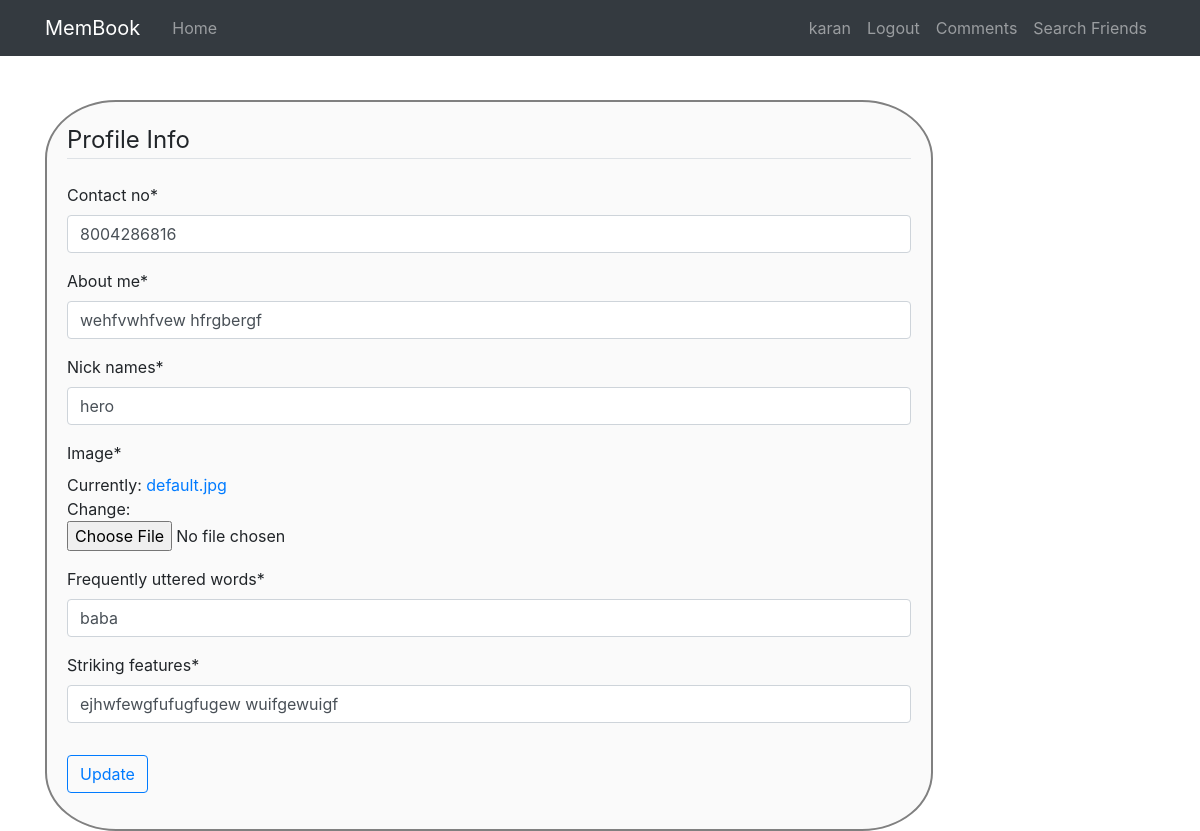
Page /user/profile/ (signed in) on the committed database.
### users/models.py (models this page shows, shortened)
class Profile(models.Model):
    user  = models.OneToOneField(User, on_delete=models.CASCADE)
    image = models.ImageField(default='default.jpg', upload_to='profile_pics')
    contact_no = models.PositiveIntegerField(default=91)
    nick_names = models.CharField(max_length=200, default=True)
    frequently_uttered_words = models.CharField(max_length=300, default = True)
    striking_features = models.CharField(max_length=300,null=True)
    about_me = models.CharField(max_length=300,null=True)

### users/views.py (the view)
# urls.py: path('user/profile/',profile),
def profile(request):
    current_user = request.user
    if request.method == 'POST':
        form = ProfileUpdateForm(request.POST)
        if form.is_valid():
            contact_no = form.cleaned_data['contact_no']
            about_me = form.cleaned_data['about_me']
            nick_names = form.cleaned_data['nick_names']
            image = form.cleaned_data['image']
            frequently_uttered_words = form.cleaned_data['frequently_uttered_words']
            striking_features = form.cleaned_data['striking_features']
            try:
                profile = Profile.objects.get(user=current_user)
                profile.contact_no=contact_no
                profile.about_me=about_me
                profile.nick_names=nick_names
                profile.image=image
                profile.frequently_uttered_words=frequently_uttered_words
                profile.striking_features=striking_features
                profile.save()
            except Exception as e:
                profile = Profile(
                    user=current_user,
                    contact_no=contact_no,
                    about_me=about_me,
                    nick_names=nick_names,
                    image=image,
                    frequently_uttered_words=frequently_uttered_words,
                    striking_features=striking_features,
                )
                profile.save()
            return redirect("/user/searchfriends/")
    else:
        form = ProfileUpdateForm()
    try:
        profile = Profile.objects.get(user=current_user)
        form.fields['contact_no'].initial = profile.contact_no
        form.fields['about_me'].initial = profile.about_me
        form.fields['nick_names'].initial = profile.nick_names
        form.fields['image'].initial = profile.image
        form.fields['frequently_uttered_words'].initial = profile.frequently_uttered_words
        form.fields['striking_features'].initial = profile.striking_features
    except Exception as e:
        pass
    return render(request, 'user/profile.html', {'form': form})

### users/forms.py
class ProfileUpdateForm(forms.ModelForm):
    class Meta:
        model = Profile
        fields = ['contact_no','about_me','nick_names','image','frequently_uttered_words','striking_features']

### template/user/profile.html (shortened to what this page needs)
{% extends "base.html" %}
{% load crispy_forms_tags %}
{% block content %}
    <div class="content-section" style = "border:2px solid gray; border-radius: 8%; width:80%; background-color: rgba(242, 242, 242,0.4) ;padding:20px">
      <form method="POST" enctype="multipart/form-data">
          <fieldset class="form-group">
              <legend class="border-bottom mb-4">Profile Info</legend>
              {{ form|crispy }}
          </fieldset>
          <div class="form-group">
              <button class="btn btn-outline-primary  " type="submit">Update</button>
          </div>
      </form>
    </div>
{% endblock content %}

### template/base.html (shortened to what this page needs)
<!DOCTYPE html>
<html>
<head>
  <link rel="stylesheet" href="https://stackpath.bootstrapcdn.com/bootstrap/4.3.1/css/bootstrap.min.css">
  <link rel="stylesheet" href="https://cdnjs.cloudflare.com/ajax/libs/font-awesome/4.7.0/css/font-awesome.min.css">
</head>
<body class="img-fluid" style="background-image: url('https://images.wallpaperscraft.com/image/light_spots_background_texture_surface_50503_3840x2400.jpg');background-repeat: no-repeat;">
    <header class="site-header">
      <nav class="navbar navbar-expand-md navbar-dark bg-dark fixed-top">
        <div class="container">
          <a class="navbar-brand mr-4" href="/home/">MemBook</a>
          <div class="collapse navbar-collapse" id="navbarToggle">
            <div class="navbar-nav mr-auto">
              <a class="nav-item nav-link" href="/home/">Home</a>
            </div>
            <div class="navbar-nav">
              {% if user.is_authenticated %}
              <a class="nav-item nav-link" href="/user/profile/">{{user.username}}</a>
              <a class="nav-item nav-link" href="/user/logout/">Logout</a>
              <a class="nav-item nav-link" href="/user/comments/">Comments</a>
              <a class="nav-item nav-link" href="/user/searchfriends/">Search Friends</a>
              {% else %}
              <a class="nav-item nav-link" href="/user/login">Login</a>
              <a class="nav-item nav-link" href="/user/register/">Register</a>
              {% endif %}
            </div>
          </div>
        </div>
      </nav>
    </header>
    <div class="container" style="padding-top: 100px;">
      {% block content %}
      {% endblock %}
    </div>
</body>
</html>

### rows in the picture
Profile: contact_no "8004286816", about_me "wehfvwhfvew hfrgbergf", nick_names "hero", frequently_uttered_words "baba", striking_features "ejhwfewgfufugfugew wuifgewuigf"

### other values in the picture
{{ user.username }} "karan"
